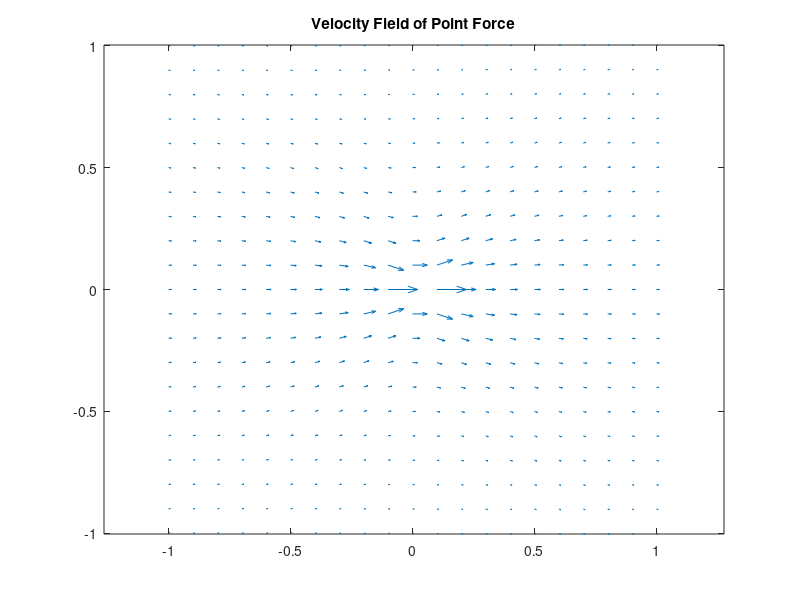

Recreate this plot in MATLAB.
[X, Y] = meshgrid(-1 : .1 : 1, -1 : .1 : 1);

r = sqrt(X.^2 + Y.^2);
U = 1./r + (X.^2) ./ (r.^3);
V = (X.*Y) ./ (r.^3) ;

q = quiver(X,Y,U,V);
axis equal
title('Velocity Field of Point Force')
